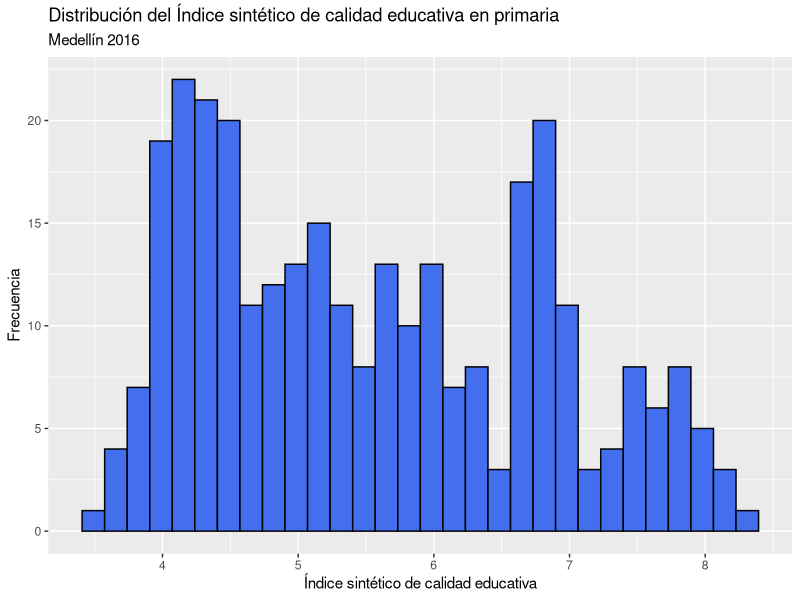
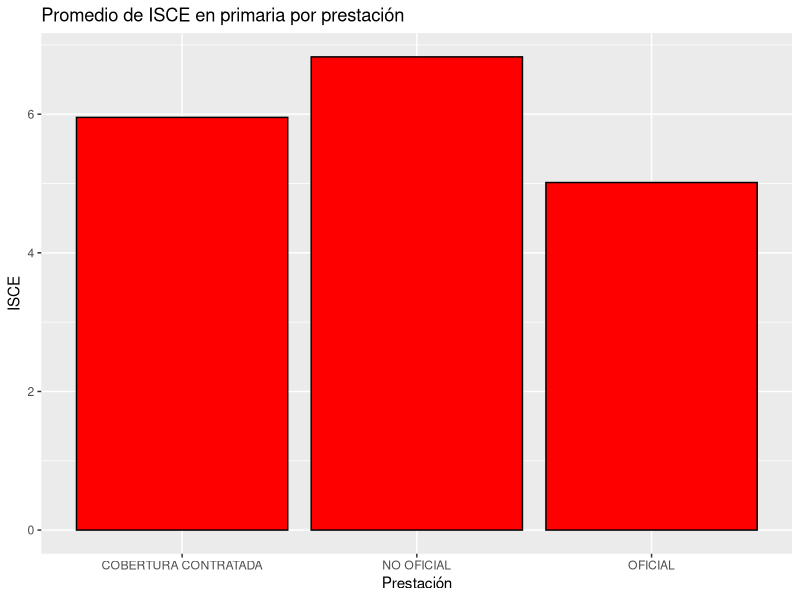

These figures' R source, in order:
## ---- chunk 1
knitr::opts_chunk$set(echo = TRUE,#echo para mostrar código
                      eval = TRUE,#eval para mostrar resultados
                      message = FALSE, #message para mensajes
                      warning = FALSE) #advertencias
## ---- chunk 2
educa <- read.csv(file = "_ndice_Sint_tico_de_Calidad_Educativa_-_ISCE_-_Municipio_de_Medell_n_2016.csv")
## ---- chunk 3
str(educa)
## ---- chunk 4
levels(educa$PRESTACION)
## ---- chunk 5
names(educa) <- c("Dane", "Prestacion", "Comuna", "NComuna",
                  "Colegio", "ISCE_P", "ISCE_S", "ISCE_M", "ISCE_T")
## ---- chunk 6
names(educa)
## ---- chunk 7
# Cargando biblioteca dplyr
library(dplyr)

# Seleccionando todas menos el código del DANE
educa2 <- select(.data = educa, -Dane)

# Imprimiendo los primeros 10 datos
head(educa2, n = 10)
## ---- chunk 8
prueba <- select(.data = educa2, Comuna, NComuna, Colegio,
                 everything())
## ---- chunk 9
educa3 <- filter(.data = educa2, ISCE_P > 0)
## ---- chunk 10
educa4 <- slice(.data = educa3, c(1, 372))
educa5 <- slice(.data = educa3, -c(100:nrow(educa3)))
## ---- chunk 11
# Ascendente
educa6 <- arrange(.data = educa3, Comuna)

# Descendente
educa7 <- arrange(.data = educa3, desc(Comuna))
## ---- chunk 12
educa8 <- mutate(.data = educa3,
                 Comuna = as.factor(Comuna),
                 ISCE_S = as.numeric(as.character(ISCE_S)),
                 ISCE_M = as.numeric(as.character(ISCE_M)))

# estructura interna de educa8
str(educa8)
## ---- chunk 13
# Lectura nuevamente de datos
educacion <- read.csv(file = "_ndice_Sint_tico_de_Calidad_Educativa_-_ISCE_-_Municipio_de_Medell_n_2016.csv")

# Procesos concatenados
educa_final <- educacion %>% 
  rename(Dane = DANE, Prestacion = PRESTACION,
         Comuna = COMUNA, NComuna = NOMBRE.COMUNA,
         Colegio = NOMBRE, ISCE_P = ISCE.Primaria,
         ISCE_M = ISCE.Media, ISCE_T = ISCE.TOTAL,
         ISCE_S = ISCE.Secundaria) %>% 
  select(-Dane) %>% 
  filter(ISCE_P > 0) %>% 
  mutate(Comuna = as.factor(Comuna),
         ISCE_S = as.numeric(as.character(ISCE_S)),
         ISCE_M = as.numeric(as.character(ISCE_M))) %>% 
  filter(ISCE_M > 0 & ISCE_S > 0 & ISCE_T > 0)

# Estructura interna de educa_final
str(educa_final)
## ---- chunk 14
# cargando biblioteca ggplot2
library(ggplot2)

# Histograma
ggplot(data = educa_final, mapping = aes(x = ISCE_P)) +
  geom_histogram(color = "black", fill = "royalblue2") +
  labs(x = "Índice sintético de calidad educativa",
       y = "Frecuencia",
       title = "Distribución del Índice sintético de calidad educativa en primaria", subtitle = "Medellín 2016")
## ---- chunk 15
educa_final %>% 
  group_by(Prestacion) %>% 
  summarise(Promedio_ISCEP = mean(ISCE_P))
## ---- chunk 16
educa_final %>% 
  group_by(Prestacion) %>% 
  summarise(Promedio_ISCEP = mean(ISCE_P)) %>% 
  ggplot(data = .,
         mapping = aes(x = Prestacion, y = Promedio_ISCEP)) +
  geom_col(color = "black", fill = "red") +
  labs(x = "Prestación", y = "ISCE",
       title = "Promedio de ISCE en primaria por prestación")
